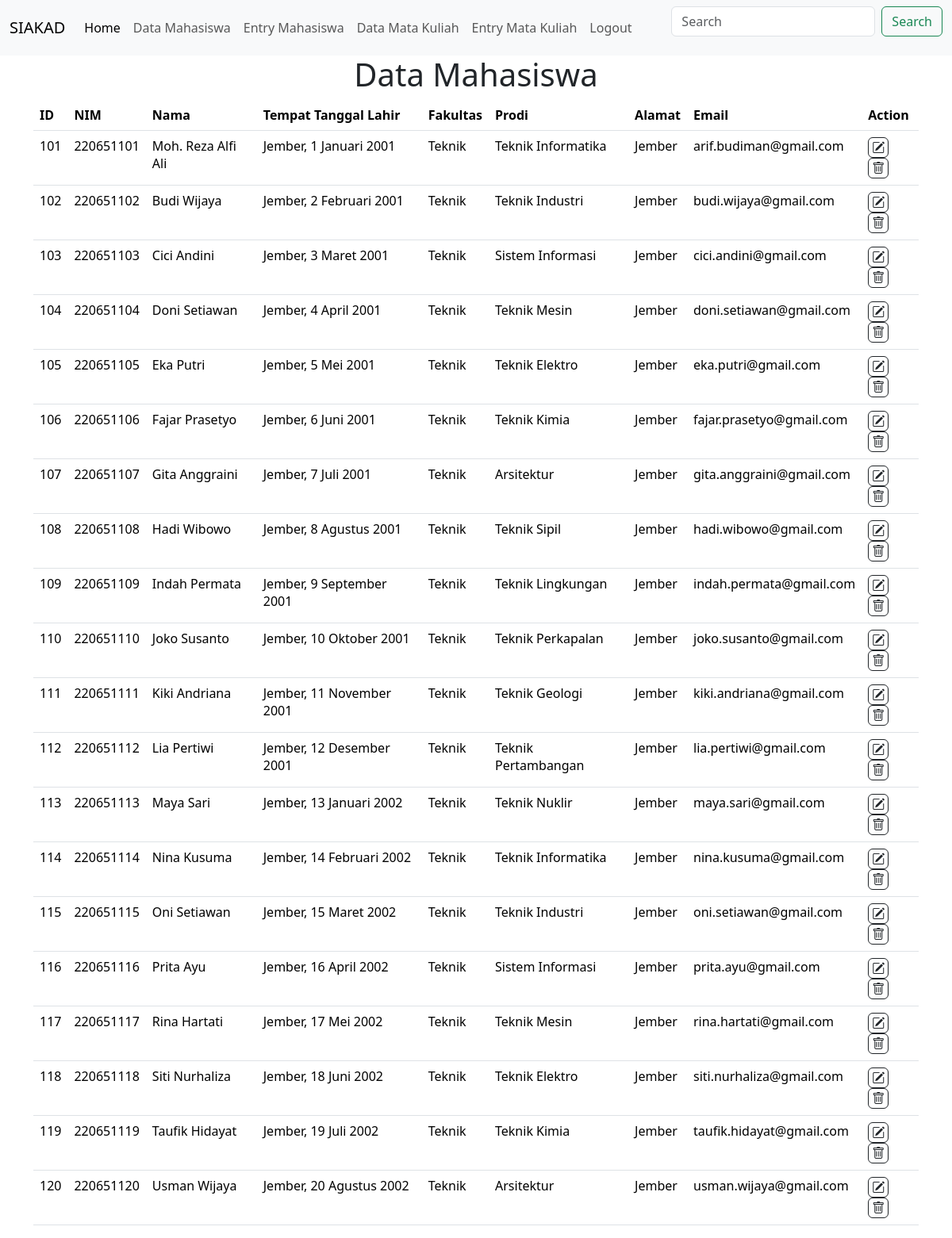
/index.php?page=data (signed in), run on the app's committed database.
### tables this page shows
CREATE TABLE `datamahasiswa` (
  `id_mahasiswa` int(10) NOT NULL,
  `nim` bigint(20) DEFAULT NULL,
  `nama` varchar(100) NOT NULL,
  `tempat_tanggal_lahir` varchar(100) NOT NULL,
  `fakultas` varchar(100) NOT NULL,
  `prodi` varchar(100) NOT NULL,
  `alamat` varchar(100) NOT NULL,
  `email` varchar(100) NOT NULL
);

### tampilData.php (the view)
<h1>Data Mahasiswa</h1>
<table class="table table-hover">
    <thead>
        <tr>
            <th scope="col">ID</th>
            <th scope="col">NIM</th>
            <th scope="col">Nama</th>
            <th scope="col">Tempat Tanggal Lahir</th>
            <th scope="col">Fakultas</th>
            <th scope="col">Prodi</th>
            <th scope="col">Alamat</th>
            <th scope="col">Email</th>
            <th scope="col">Action</th>
        </tr>
    </thead>
    <tbody>
        <?php
        if (isset($_GET['search']) && !empty($_GET['search'])) {
            $search = mysqli_real_escape_string($link, $_GET['search']);
            $query = "SELECT * FROM datamahasiswa WHERE nim LIKE '%$search%' OR nama LIKE '%$search%' OR tempat_tanggal_lahir LIKE '%$search%' OR fakultas LIKE '%$search%' OR prodi LIKE '%$search%' OR alamat LIKE '%$search%' OR email LIKE '%$search%' ORDER BY id_mahasiswa ASC";
        } else {
            $query = "SELECT * FROM datamahasiswa ORDER BY id_mahasiswa ASC";
        }
        $resault = mysqli_query($link, $query);
        while ($data = mysqli_fetch_assoc($resault)) {
        ?>
        <tr>
            <td><?php echo $data['id_mahasiswa']; ?></td>
            <td><?php echo $data['nim']; ?></td>
            <td><?php echo $data['nama']; ?></td>
            <td><?php echo $data['tempat_tanggal_lahir']; ?></td>
            <td><?php echo $data['fakultas']; ?></td>
            <td><?php echo $data['prodi']; ?></td>
            <td><?php echo $data['alamat']; ?></td>
            <td><?php echo $data['email']; ?></td>
            <td>
                <a class="icon-link icon-link-hover border border-dark rounded p-1" href="index.php?page=edit&id_mahasiswa=<?php echo $data['id_mahasiswa']; ?>">
                    <i class="bi bi-pencil-square text-dark"></i>
                </a>
                <a class="icon-link icon-link-hover border border-dark rounded p-1" href="prosesHapus.php?id_mahasiswa=<?php echo $data['id_mahasiswa']; ?>" onclick="return confirm('Apakah Anda yakin ingin menghapus data ini?')">
                    <i class="bi bi-trash text-dark"></i>
                </a>
            </td>
        </tr>
        <?php } ?>
    </tbody>
</table>

### navbar.php (shortened to what this page needs)
<nav class="navbar navbar-expand-lg bg-body-tertiary">
    <div class="container-fluid">
        <a class="navbar-brand" href="#">SIAKAD</a>
        <div class="collapse navbar-collapse" id="navbarSupportedContent">
            <ul class="navbar-nav me-auto mb-2 mb-lg-0">
                <li class="nav-item">
                    <a class="nav-link active" aria-current="page" href="index.php">Home</a>
                </li>
                <li class="nav-item">
                    <a class="nav-link" href="index.php?page=data">Data Mahasiswa</a>
                </li>
                <li class="nav-item">
                    <a class="nav-link" href="index.php?page=entry">Entry Mahasiswa</a>
                </li>
                <li class="nav-item">
                    <a class="nav-link" href="index.php?page=matakuliah">Data Mata Kuliah</a>
                </li>
                <li class="nav-item">
                    <a class="nav-link" href="index.php?page=entryMatakuliah">Entry Mata Kuliah</a>
                </li>
                <?php if (isset($_SESSION['username'])) { ?>
                    <li class="nav-item">
                        <a class="nav-link" href="logout.php">Logout</a>
                    </li>
                <?php } ?>
            </ul>
            <form class="d-flex" role="search" action="index.php" method="GET">
                <input class="form-control me-2" type="search" name="search" placeholder="Search" aria-label="Search">
                <button class="btn btn-outline-success" type="submit">Search</button>
            </form>
        </div>
    </div>
</nav>

### index.php (shortened to what this page needs)
<?php
include "prosesSimpanMatakuliah.php";
include "navbar.php";
?>
<!doctype html>
<html lang="en">
<head>
    <link rel="stylesheet" href="style.css">
    <link rel="stylesheet" href="https://cdn.jsdelivr.net/npm/bootstrap-icons@1.11.3/font/bootstrap-icons.min.css">
    <link href="https://cdn.jsdelivr.net/npm/bootstrap@5.3.3/dist/css/bootstrap.min.css" rel="stylesheet">
</head>
<body>
<div class="container">
    <?php
    if (empty($_GET['page']) || $_GET['page'] == 'home') {
        include "home.php";
    }
    elseif ($_GET['page'] == 'data') {
        include "tampilData.php";
    }
    elseif ($_GET['page'] == 'entry') {
        include "entryData.php";
    }
    elseif ($_GET['page'] == 'edit') {
        include "editData.php";
    }
    elseif ($_GET['page'] == 'matakuliah') {
        include "tampilMatakuliah.php";
    }
    elseif ($_GET['page'] == 'entryMatakuliah') {
        include "entryMatakuliah.php";
    }
    elseif ($_GET['page'] == 'editMatakuliah') {
        include "editMatakuliah.php";
    }
    ?>
</div>
</body>
</html>

### style.css (style rules this page uses)
h1 { text-align: center; }

### data on the page
datamahasiswa: id_mahasiswa "101", nim "220651101", nama "Moh. Reza Alfi Ali", tempat_tanggal_lahir "Jember, 1 Januari 2001", fakultas "Teknik", prodi "Teknik Informatika", alamat "Jember", email "arif.budiman@gmail.com"
datamahasiswa: id_mahasiswa "102", nim "220651102", nama "Budi Wijaya", tempat_tanggal_lahir "Jember, 2 Februari 2001", fakultas "Teknik", prodi "Teknik Industri", alamat "Jember", email "budi.wijaya@gmail.com"
datamahasiswa: id_mahasiswa "103", nim "220651103", nama "Cici Andini", tempat_tanggal_lahir "Jember, 3 Maret 2001", fakultas "Teknik", prodi "Sistem Informasi", alamat "Jember", email "cici.andini@gmail.com"
datamahasiswa: id_mahasiswa "104", nim "220651104", nama "Doni Setiawan", tempat_tanggal_lahir "Jember, 4 April 2001", fakultas "Teknik", prodi "Teknik Mesin", alamat "Jember", email "doni.setiawan@gmail.com"
datamahasiswa: id_mahasiswa "105", nim "220651105", nama "Eka Putri", tempat_tanggal_lahir "Jember, 5 Mei 2001", fakultas "Teknik", prodi "Teknik Elektro", alamat "Jember", email "eka.putri@gmail.com"
datamahasiswa: id_mahasiswa "106", nim "220651106", nama "Fajar Prasetyo", tempat_tanggal_lahir "Jember, 6 Juni 2001", fakultas "Teknik", prodi "Teknik Kimia", alamat "Jember", email "fajar.prasetyo@gmail.com"
datamahasiswa: id_mahasiswa "107", nim "220651107", nama "Gita Anggraini", tempat_tanggal_lahir "Jember, 7 Juli 2001", fakultas "Teknik", prodi "Arsitektur", alamat "Jember", email "gita.anggraini@gmail.com"
datamahasiswa: id_mahasiswa "108", nim "220651108", nama "Hadi Wibowo", tempat_tanggal_lahir "Jember, 8 Agustus 2001", fakultas "Teknik", prodi "Teknik Sipil", alamat "Jember", email "hadi.wibowo@gmail.com"
datamahasiswa: id_mahasiswa "109", nim "220651109", nama "Indah Permata", tempat_tanggal_lahir "Jember, 9 September 2001", fakultas "Teknik", prodi "Teknik Lingkungan", alamat "Jember", email "indah.permata@gmail.com"
datamahasiswa: id_mahasiswa "110", nim "220651110", nama "Joko Susanto", tempat_tanggal_lahir "Jember, 10 Oktober 2001", fakultas "Teknik", prodi "Teknik Perkapalan", alamat "Jember", email "joko.susanto@gmail.com"
datamahasiswa: id_mahasiswa "111", nim "220651111", nama "Kiki Andriana", tempat_tanggal_lahir "Jember, 11 November 2001", fakultas "Teknik", prodi "Teknik Geologi", alamat "Jember", email "kiki.andriana@gmail.com"
datamahasiswa: id_mahasiswa "112", nim "220651112", nama "Lia Pertiwi", tempat_tanggal_lahir "Jember, 12 Desember 2001", fakultas "Teknik", prodi "Teknik Pertambangan", alamat "Jember", email "lia.pertiwi@gmail.com"
datamahasiswa: id_mahasiswa "113", nim "220651113", nama "Maya Sari", tempat_tanggal_lahir "Jember, 13 Januari 2002", fakultas "Teknik", prodi "Teknik Nuklir", alamat "Jember", email "maya.sari@gmail.com"
datamahasiswa: id_mahasiswa "114", nim "220651114", nama "Nina Kusuma", tempat_tanggal_lahir "Jember, 14 Februari 2002", fakultas "Teknik", prodi "Teknik Informatika", alamat "Jember", email "nina.kusuma@gmail.com"
datamahasiswa: id_mahasiswa "115", nim "220651115", nama "Oni Setiawan", tempat_tanggal_lahir "Jember, 15 Maret 2002", fakultas "Teknik", prodi "Teknik Industri", alamat "Jember", email "oni.setiawan@gmail.com"
datamahasiswa: id_mahasiswa "116", nim "220651116", nama "Prita Ayu", tempat_tanggal_lahir "Jember, 16 April 2002", fakultas "Teknik", prodi "Sistem Informasi", alamat "Jember", email "prita.ayu@gmail.com"
datamahasiswa: id_mahasiswa "117", nim "220651117", nama "Rina Hartati", tempat_tanggal_lahir "Jember, 17 Mei 2002", fakultas "Teknik", prodi "Teknik Mesin", alamat "Jember", email "rina.hartati@gmail.com"
datamahasiswa: id_mahasiswa "118", nim "220651118", nama "Siti Nurhaliza", tempat_tanggal_lahir "Jember, 18 Juni 2002", fakultas "Teknik", prodi "Teknik Elektro", alamat "Jember", email "siti.nurhaliza@gmail.com"
datamahasiswa: id_mahasiswa "119", nim "220651119", nama "Taufik Hidayat", tempat_tanggal_lahir "Jember, 19 Juli 2002", fakultas "Teknik", prodi "Teknik Kimia", alamat "Jember", email "taufik.hidayat@gmail.com"
datamahasiswa: id_mahasiswa "120", nim "220651120", nama "Usman Wijaya", tempat_tanggal_lahir "Jember, 20 Agustus 2002", fakultas "Teknik", prodi "Arsitektur", alamat "Jember", email "usman.wijaya@gmail.com"
